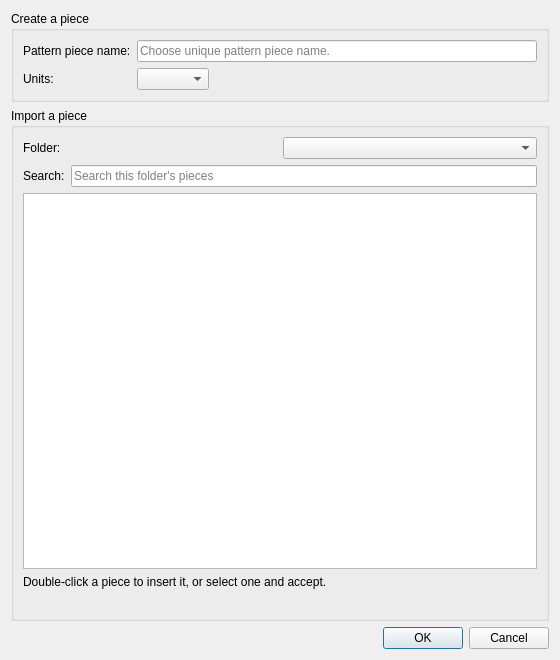
<?xml version="1.0" encoding="UTF-8"?>
<ui version="4.0">
 <class>DialogNewPattern</class>
 <widget class="QDialog" name="DialogNewPattern">
  <property name="windowModality">
   <enum>Qt::ApplicationModal</enum>
  </property>
  <property name="geometry">
   <rect>
    <x>0</x>
    <y>0</y>
    <width>560</width>
    <height>660</height>
   </rect>
  </property>
  <property name="windowTitle">
   <string>New pattern</string>
  </property>
  <property name="windowIcon">
   <iconset resource="../../../libs/vmisc/share/resources/icon.qrc">
    <normaloff>:/icon/64x64/icon64x64.png</normaloff>:/icon/64x64/icon64x64.png</iconset>
  </property>
  <property name="modal">
   <bool>true</bool>
  </property>
  <layout class="QVBoxLayout" name="verticalLayout">
   <item>
    <widget class="QGroupBox" name="groupCreate">
     <property name="title">
      <string>Create a piece</string>
     </property>
     <layout class="QVBoxLayout" name="createLayout">
      <item>
       <layout class="QFormLayout" name="formLayout">
        <property name="fieldGrowthPolicy">
         <enum>QFormLayout::ExpandingFieldsGrow</enum>
        </property>
        <item row="0" column="0">
         <widget class="QLabel" name="label">
          <property name="text">
           <string>Pattern piece name:</string>
          </property>
         </widget>
        </item>
        <item row="0" column="1">
         <widget class="QLineEdit" name="lineEditName">
          <property name="toolTip">
           <string>Unique pattern piece name</string>
          </property>
          <property name="placeholderText">
           <string>Choose unique pattern piece name.</string>
          </property>
         </widget>
        </item>
        <item row="1" column="0">
         <widget class="QLabel" name="label_5">
          <property name="text">
           <string>Units:</string>
          </property>
         </widget>
        </item>
        <item row="1" column="1">
         <widget class="QComboBox" name="comboBoxUnits"/>
        </item>
       </layout>
      </item>
     </layout>
    </widget>
   </item>
   <item>
    <widget class="QGroupBox" name="groupImport">
     <property name="title">
      <string>Import a piece</string>
     </property>
     <layout class="QVBoxLayout" name="importLayout">
      <item>
       <layout class="QHBoxLayout" name="folderRow">
        <item>
         <widget class="QLabel" name="labelFolder">
          <property name="text">
           <string>Folder:</string>
          </property>
         </widget>
        </item>
        <item>
         <widget class="QComboBox" name="comboBoxFolder"/>
        </item>
       </layout>
      </item>
      <item>
       <layout class="QHBoxLayout" name="searchRow">
        <item>
         <widget class="QLabel" name="labelSearch">
          <property name="text">
           <string>Search:</string>
          </property>
         </widget>
        </item>
        <item>
         <widget class="QLineEdit" name="lineEditSearch">
          <property name="clearButtonEnabled">
           <bool>true</bool>
          </property>
          <property name="placeholderText">
           <string>Search this folder's pieces</string>
          </property>
         </widget>
        </item>
       </layout>
      </item>
      <item>
       <widget class="QListWidget" name="listPieces">
        <property name="alternatingRowColors">
         <bool>true</bool>
        </property>
        <property name="uniformItemSizes">
         <bool>true</bool>
        </property>
        <property name="minimumSize">
         <size>
          <width>0</width>
          <height>260</height>
         </size>
        </property>
       </widget>
      </item>
      <item>
       <widget class="QLabel" name="labelImportHint">
        <property name="text">
         <string>Double-click a piece to insert it, or select one and accept.</string>
        </property>
        <property name="wordWrap">
         <bool>true</bool>
        </property>
       </widget>
      </item>
      <item>
       <widget class="QLabel" name="labelImportHidden">
        <property name="text">
         <string/>
        </property>
        <property name="wordWrap">
         <bool>true</bool>
        </property>
       </widget>
      </item>
     </layout>
    </widget>
   </item>
   <item>
    <widget class="QDialogButtonBox" name="buttonBox">
     <property name="standardButtons">
      <set>QDialogButtonBox::Cancel|QDialogButtonBox::Ok</set>
     </property>
    </widget>
   </item>
  </layout>
 </widget>
 <resources>
  <include location="../../../libs/vmisc/share/resources/icon.qrc"/>
 </resources>
 <connections>
  <connection>
   <sender>buttonBox</sender>
   <signal>accepted()</signal>
   <receiver>DialogNewPattern</receiver>
   <slot>accept()</slot>
   <hints>
    <hint type="sourcelabel">
     <x>162</x>
     <y>90</y>
    </hint>
    <hint type="destinationlabel">
     <x>162</x>
     <y>56</y>
    </hint>
   </hints>
  </connection>
  <connection>
   <sender>buttonBox</sender>
   <signal>rejected()</signal>
   <receiver>DialogNewPattern</receiver>
   <slot>reject()</slot>
   <hints>
    <hint type="sourcelabel">
     <x>162</x>
     <y>90</y>
    </hint>
    <hint type="destinationlabel">
     <x>162</x>
     <y>56</y>
    </hint>
   </hints>
  </connection>
 </connections>
</ui>
